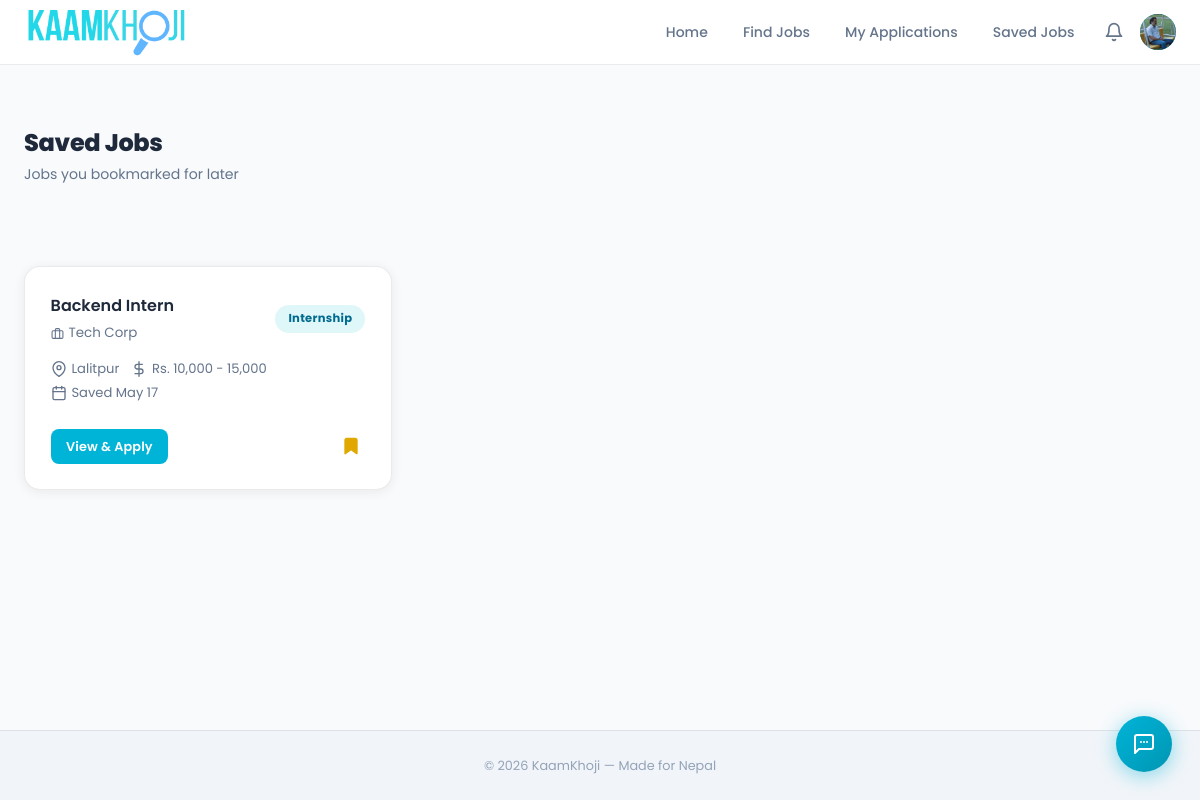
Screenshot of /pages/saved-jobs.php (signed in) with the database file from the repository.
### tables this page shows
CREATE TABLE IF NOT EXISTS saved_jobs (
    id         INT AUTO_INCREMENT PRIMARY KEY,
    seeker_id  INT NOT NULL,
    job_id     INT NOT NULL,
    saved_at   TIMESTAMP DEFAULT CURRENT_TIMESTAMP,
    FOREIGN KEY (seeker_id) REFERENCES users(id) ON DELETE CASCADE,
    FOREIGN KEY (job_id) REFERENCES jobs(id) ON DELETE CASCADE,
    UNIQUE KEY unique_saved (seeker_id, job_id)          
);

CREATE TABLE IF NOT EXISTS jobs (
    id           INT AUTO_INCREMENT PRIMARY KEY,
    employer_id  INT NOT NULL,                    
    title        VARCHAR(200) NOT NULL,
    company      VARCHAR(150) NOT NULL,
    location     VARCHAR(100) NOT NULL,
    type         ENUM('full-time','part-time','remote','contract','internship') NOT NULL DEFAULT 'full-time',
    salary       VARCHAR(100),                    
    description  TEXT NOT NULL,
    requirements TEXT,
    status       ENUM('active','closed') NOT NULL DEFAULT 'active',
    created_at   TIMESTAMP DEFAULT CURRENT_TIMESTAMP,
    FOREIGN KEY (employer_id) REFERENCES users(id) ON DELETE CASCADE
);

### pages/saved-jobs.php (the view, shortened to what this page needs)
<?php
$pdo = getPDO();
$stmt = $pdo->prepare("
    SELECT jobs.*, saved_jobs.saved_at
    FROM saved_jobs
    JOIN jobs ON saved_jobs.job_id = jobs.id
    WHERE saved_jobs.seeker_id = ?
    ORDER BY saved_jobs.saved_at DESC
");
$stmt->execute([getUserId()]);
$savedJobs = $stmt->fetchAll();
$typeLabels = ['full-time'=>'Full Time','part-time'=>'Part Time','remote'=>'Remote','contract'=>'Contract','internship'=>'Internship'];
require_once '../includes/header.php';
?>
<div class="page-header">
    <div class="container">
        <h1>Saved Jobs</h1>
        <p>Jobs you bookmarked for later</p>
    </div>
</div>
<div class="container section">
    <?php if (empty($savedJobs)): ?>
        <div class="empty-state">
            <h3>No saved jobs yet</h3>
            <p>Click the "Save" button on any job listing to bookmark it here.</p>
            <a href="<?= BASE_URL ?>/pages/jobs.php" class="btn btn-primary">Browse Jobs</a>
        </div>
    <?php else: ?>
        <div class="grid-3">
            <?php foreach ($savedJobs as $job): ?>
                <div class="card job-card" style="position:relative;">
                    <div class="job-card-header">
                        <div style="flex:1;min-width:0;padding-right:2rem;">
                            <a href="<?= BASE_URL ?>/pages/job-detail.php?id=<?= $job['id'] ?>" class="job-title">
                                <?= htmlspecialchars($job['title']) ?>
                            </a>
                            <div class="job-company" style="display:flex;align-items:center;gap:0.3rem;">
                                <svg width="13" height="13" viewBox="0 0 24 24" fill="none" stroke="currentColor" stroke-width="2" stroke-linecap="round" stroke-linejoin="round" style="flex-shrink:0"><rect x="2" y="7" width="20" height="14" rx="2"/><path d="M16 21V5a2 2 0 0 0-2-2h-4a2 2 0 0 0-2 2v16"/></svg>
                                <?= htmlspecialchars($job['company']) ?>
                            </div>
                        </div>
                        <span class="job-badge badge-<?= $job['type'] ?>">
                            <?= $typeLabels[$job['type']] ?? $job['type'] ?>
                        </span>
                    </div>
                    <div class="job-meta">
                        <span style="display:inline-flex;align-items:center;gap:0.3rem;">
                            <svg width="13" height="13" viewBox="0 0 24 24" fill="none" stroke="currentColor" stroke-width="2" stroke-linecap="round" stroke-linejoin="round" style="flex-shrink:0"><path d="M21 10c0 7-9 13-9 13s-9-6-9-13a9 9 0 0 1 18 0z"/><circle cx="12" cy="10" r="3"/></svg>
                            <?= htmlspecialchars($job['location']) ?>
                        </span>
                        <?php if ($job['salary']): ?>
                            <span style="display:inline-flex;align-items:center;gap:0.3rem;">
                                <svg width="13" height="13" viewBox="0 0 24 24" fill="none" stroke="currentColor" stroke-width="2" stroke-linecap="round" stroke-linejoin="round" style="flex-shrink:0"><line x1="12" y1="1" x2="12" y2="23"/><path d="M17 5H9.5a3.5 3.5 0 0 0 0 7h5a3.5 3.5 0 0 1 0 7H6"/></svg>
                                <?= htmlspecialchars($job['salary']) ?>
                            </span>
                        <?php endif; ?>
                        <span style="display:inline-flex;align-items:center;gap:0.3rem;">
                            Saved <?= date('M d', strtotime($job['saved_at'])) ?>
                        </span>
                    </div>
                    <div class="job-actions">
                        <a href="<?= BASE_URL ?>/pages/job-detail.php?id=<?= $job['id'] ?>" class="btn btn-primary btn-sm">View &amp; Apply</a>
                        <button class="star-btn starred"
                                data-job-id="<?= $job['id'] ?>"
                                title="Unsave job">
                            <svg class="star-filled" xmlns="http://www.w3.org/2000/svg" width="20" height="20" viewBox="0 0 24 24" fill="#e0a800" stroke="#e0a800" stroke-width="2" stroke-linecap="round" stroke-linejoin="round"><path d="M19 21l-7-5-7 5V5a2 2 0 0 1 2-2h10a2 2 0 0 1 2 2z"/></svg>
                        </button>
                    </div>
                </div>
            <?php endforeach; ?>
        </div>
    <?php endif; ?>
</div>
<?php require_once '../includes/footer.php'; ?>

### css/jobs.css (style rules this page uses)
:root { --primary: #00b4d8; --primary-dark: #0096b3; --primary-light: rgba(0, 180, 216, 0.12); --accent: #38c9e8; --success: #10b981; --warning: #f59e0b; --error: #ef4444; --info: #60a5fa; --bg: #f8fafc; --bg-2: #f1f5f9; --bg-card: #ffffff; --bg-card-solid: #ffffff; --bg-nav: rgba(255, 255, 255, 0.92); --text: #1e293b; --text-muted: #64748b; --text-light: #94a3b8; --border: rgba(0, 0, 0, 0.08); --border-glow: rgba(0, 180, 216, 0.45); --shadow: rgba(0, 0, 0, 0.07); --shadow-md: rgba(0, 0, 0, 0.13); --shadow-cyan: 0 0 40px rgba(0, 180, 216, 0.18); --gradient: #00b4d8; --gradient-text: linear-gradient(135deg, #00b4d8 0%, #0077a8 100%); --gradient-gold: linear-gradient(135deg, #00b4d8 0%, #0096b3 100%); --hero-bg: #f8fafc; --hero-gradient: linear-gradient( 135deg, #e0f7fa 0%, #f0fdff 50%, #f8fafc 100% ); --radius: 14px; --radius-sm: 8px; --radius-lg: 24px; --radius-xl: 40px; --transition: 0.25s ease; }
[data-theme="light"] { --border-glow: rgba(0, 180, 216, 0.4); --shadow-cyan: 0 0 30px rgba(0, 180, 216, 0.12); --primary-light: rgba(0, 180, 216, 0.1); }
*, *::before, *::after { box-sizing: border-box; margin: 0; padding: 0; }
html { scroll-behavior: smooth; }
body { font-family: "Satoshi", "Poppins", sans-serif; background: var(--bg); color: var(--text); line-height: 1.65; transition: background var(--transition), color var(--transition); min-height: 100vh; display: flex; flex-direction: column; -webkit-font-smoothing: antialiased; }
a { color: var(--primary); text-decoration: none; transition: color var(--transition); }
.btn { display: inline-flex; align-items: center; justify-content: center; gap: 0.4rem; padding: 0.65rem 1.5rem; border-radius: var(--radius-sm); font-family: "Satoshi", "Poppins", sans-serif; font-size: 0.88rem; font-weight: 600; cursor: pointer; border: 1.5px solid transparent; transition: all var(--transition); text-decoration: none; white-space: nowrap; letter-spacing: 0.01em; }
.btn-primary { background: #00b4d8; color: #fff; border-color: transparent; }
.btn-sm { padding: 0.35rem 0.9rem; font-size: 0.8rem; }
.container { max-width: 1200px; margin: 0 auto; padding: 0 1.5rem; }
.section { padding: 5rem 1.5rem; }
.card { background: var(--bg-card); border: 1px solid var(--border); border-radius: var(--radius); padding: 1.5rem; transition: all var(--transition); }
[data-theme="light"] .card { background: #fff; box-shadow: 0 2px 12px var(--shadow); }
.grid-3 { display: grid; grid-template-columns: repeat(3, 1fr); gap: 1.5rem; }
.page-header h1 { font-size: 1.5rem; font-weight: 800; letter-spacing: -0.3px; }
.page-header p { color: var(--text-muted); font-size: 0.88rem; margin-top: 0.25rem; }
:root { --navbar-height: 64px; --radius-full: 9999px; }
.job-card { display: flex; flex-direction: column; gap: 0.85rem; height: 100%; }
.job-card-header { display: flex; justify-content: space-between; align-items: flex-start; gap: 1rem; }
.job-title { font-size: 1rem; font-weight: 600; color: var(--text); line-height: 1.3; }
.job-company { color: var(--text-muted); font-size: 0.84rem; margin-top: 0.2rem; }
.job-badge { padding: 0.22rem 0.75rem; border-radius: 50px; font-size: 0.72rem; font-weight: 700; white-space: nowrap; letter-spacing: 0.3px; }
.badge-full-time, .badge-part-time, .badge-remote, .badge-contract, .badge-internship { background: rgba(0, 180, 216, 0.12); color: #0096b3; border: 1px solid rgba(0, 180, 216, 0.25); }
[data-theme="light"] .badge-full-time, [data-theme="light"] .badge-part-time, [data-theme="light"] .badge-remote, [data-theme="light"] .badge-contract, [data-theme="light"] .badge-internship { background: #e0f7fa; color: #006b8f; border-color: transparent; }
.job-meta { display: flex; flex-wrap: wrap; gap: 0.75rem; color: var(--text-muted); font-size: 0.82rem; }
.job-meta span { display: flex; align-items: center; gap: 0.3rem; }
.job-actions { display: flex; align-items: center; justify-content: space-between; margin-top: auto; padding-top: 0.25rem; }
.page-header { padding-top: 3rem; }
.page-header h1 a, .page-header h1 { display: inline-block; margin-top: 0.4rem; position: relative; top: 4px; }
.job-card { padding: 1.6rem; gap: 1rem; border-radius: 16px; }
.job-card-header { align-items: center; }
.job-meta { align-items: center; row-gap: 0.55rem; }
.job-meta span { align-items: center; line-height: 1.2; }
.job-meta span i, .job-meta span svg { width: 16px; height: 16px; flex-shrink: 0; }
.job-actions { padding-top: 0.75rem; gap: 1rem; }
.job-actions .btn { margin-top: 0; }

### rows the page displays
saved_jobs: job.title "Backend Intern", job.company "Tech Corp", job.type "Internship", job.location "Lalitpur", job.salary "Rs. 10,000 - 15,000", saved_at "May 17"
